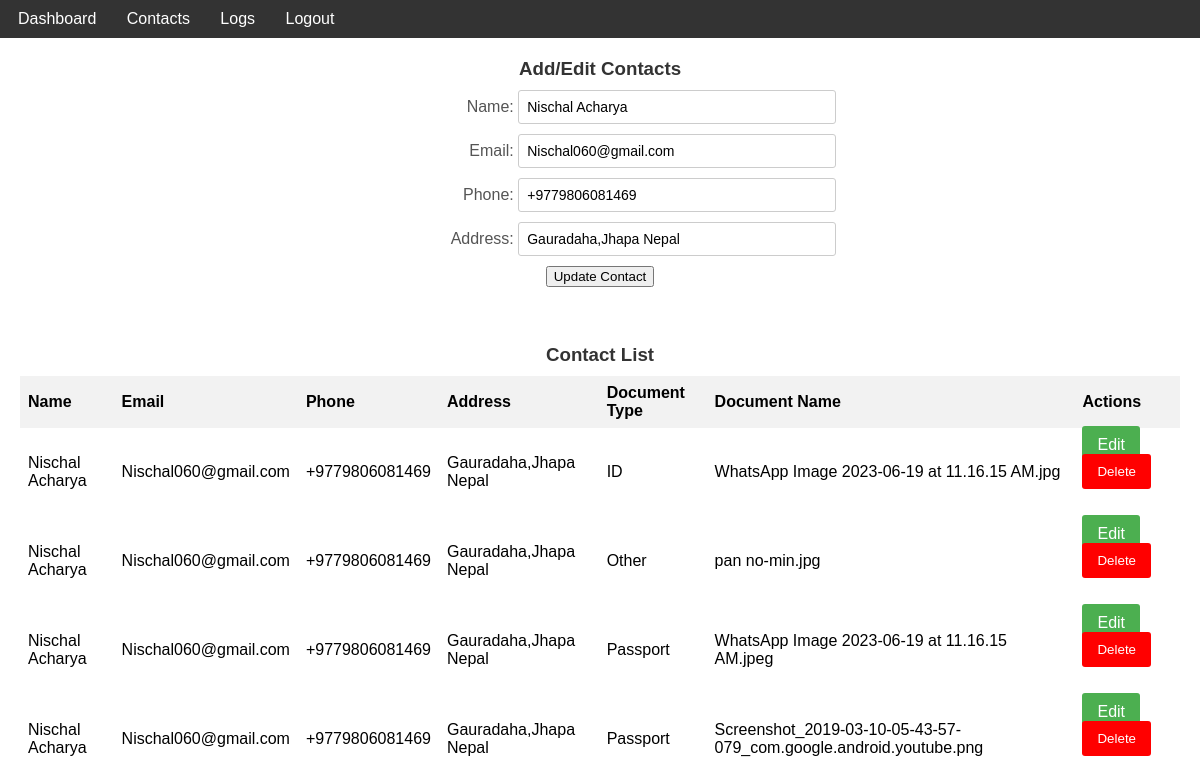
Screenshot of /contact.php?contact_id=8 (signed in) with the database file from the repository.
### tables this page shows
CREATE TABLE `contacts` (
  `id` int(11) NOT NULL,
  `user_id` int(11) NOT NULL,
  `name` varchar(255) NOT NULL,
  `email` varchar(255) NOT NULL,
  `phone` varchar(20) NOT NULL,
  `address` varchar(255) NOT NULL,
  `document` varchar(255) NOT NULL,
  `document_type` varchar(10) NOT NULL
);

### contact.php (the view, shortened to what this page needs)
<?php
require_once 'server.php';
function getContacts($conn, $user_id)
{
    $query = "SELECT id, name, email, phone, address, document_type, document AS document_name FROM contacts WHERE user_id = '$user_id'";
    $result = $conn->query($query);
    if ($result && $result->num_rows > 0) {
        return $result->fetch_all(MYSQLI_ASSOC);
    }
    return [];
}
$contacts = getContacts($conn, $_SESSION['user_id']);
?>
<!DOCTYPE html>
<html>
<head>
</head>
<body>
    <nav>
        <div class="navigation-bar">
            <ul>
                <li><a href="dashboard.php">Dashboard</a></li>
                <li><a href="contact.php">Contacts</a></li>
                <li><a href="logs.php">Logs</a></li>
                <li><a href="logout.php">Logout</a></li>
            </ul>
        </div>
    </nav>
    <div class="container">
        <h3>Add/Edit Contacts</h3>
        <?php
        if (isset($_GET['contact_id'])) {
            $contactId = $_GET['contact_id'];
            $query = "SELECT * FROM contacts WHERE id = '$contactId' AND user_id = '{$_SESSION['user_id']}'";
            $result = $conn->query($query);
            if ($result && $result->num_rows > 0) {
                $contact = $result->fetch_assoc();
        ?>
                <form method="post" action="<?php echo $_SERVER["PHP_SELF"]; ?>">
                    <label for="name">Name:</label>
                    <input type="text" name="name" id="name" value="<?php echo $contact['name']; ?>" required><br>
                    <label for="email">Email:</label>
                    <input type="email" name="email" id="email" value="<?php echo $contact['email']; ?>" required><br>
                    <label for="phone">Phone:</label>
                    <input type="text" name="phone" id="phone" value="<?php echo $contact['phone']; ?>" required><br>
                    <label for="address">Address:</label>
                    <input type="text" name="address" id="address" value="<?php echo $contact['address']; ?>" required><br>
                    <input type="submit" name="edit_contact" value="Update Contact">
                </form>
            <?php
            } else {
                echo "Contact not found.";
            }
        }
        ?>
        <br>
        <h3>Contact List</h3>
        <table>
            <tr>
                <th>Name</th>
                <th>Email</th>
                <th>Phone</th>
                <th>Address</th>
                <th>Document Type</th>
                <th>Document Name</th>
                <th>Actions</th>
            </tr>
            <?php foreach ($contacts as $contact) { ?>
                <tr>
                    <td><?php echo $contact['name']; ?></td>
                    <td><?php echo $contact['email']; ?></td>
                    <td><?php echo $contact['phone']; ?></td>
                    <td><?php echo $contact['address']; ?></td>
                    <td><?php echo $contact['document_type']; ?></td>
                    <td><?php echo $contact['document_name']; ?></td>
                    <td>
                        <a href="contact.php?contact_id=<?php echo $contact['id']; ?>" class="edit">Edit</a>
                        <form method="post" style="display: inline-block;">
                            <input type="submit" class="delete" name="delete_contact" value="Delete" onclick="return confirm('Are you sure you want to delete this contact?')">
                        </form>
                    </td>
                </tr>
            <?php } ?>
        </table>
    </div>
</body>
</html>

### contact.php (style rules this page uses)
body { font-family: Arial, sans-serif; margin: 0; padding: 0; }
nav { background-color: #333; padding: 10px; }
.navigation-bar ul { list-style-type: none; margin: 0; padding: 0; overflow: hidden; }
.navigation-bar li { display: inline-block; margin-right: 10px; }
.navigation-bar a { color: white; text-decoration: none; padding: 8px; }
.container { margin: 20px; }
h3 { color: #333; margin-bottom: 10px; text-align: center; }
form { margin-bottom: 20px; text-align: center; }
label { display: inline-block; margin-bottom: 5px; color: #555; text-align: right; width: 150px; }
input[type="text"], input[type="email"], input[type="file"], select { width: 300px; padding: 8px; border: 1px solid #ccc; border-radius: 3px; margin-bottom: 10px; font-size: 14px; display: inline-block; }
table { width: 100%; border-collapse: collapse; }
th, td { padding: 8px; text-align: left; }
th { background-color: #f2f2f2; font-weight: bold; }
a { text-decoration: none; }
.btn, .edit { background-color: #4CAF50; color: white; padding: 10px 15px; border: none; border-radius: 3px; cursor: pointer; }
.delete { background-color: red; color: white; padding: 10px 15px; border: none; border-radius: 3px; cursor: pointer; }

### rows the page displays
contacts: name "Nischal Acharya", email "Nischal060@gmail.com", phone "+9779806081469", address "Gauradaha,Jhapa Nepal", document_type "Passport", document "WhatsApp Image 2023-06-19 at 11.16.15 AM.jpeg"
contacts: name "Nischal Acharya", email "Nischal060@gmail.com", phone "+9779806081469", address "Gauradaha,Jhapa Nepal", document_type "ID", document "WhatsApp Image 2023-06-19 at 11.16.15 AM.jpg"
contacts: name "Nischal Acharya", email "Nischal060@gmail.com", phone "+9779806081469", address "Gauradaha,Jhapa Nepal", document_type "Other", document "pan no-min.jpg"
contacts: name "Nischal Acharya", email "Nischal060@gmail.com", phone "+9779806081469", address "Gauradaha,Jhapa Nepal", document_type "Passport", document "Screenshot_2019-03-10-05-43-57-079_com.google.android.youtube.png"
